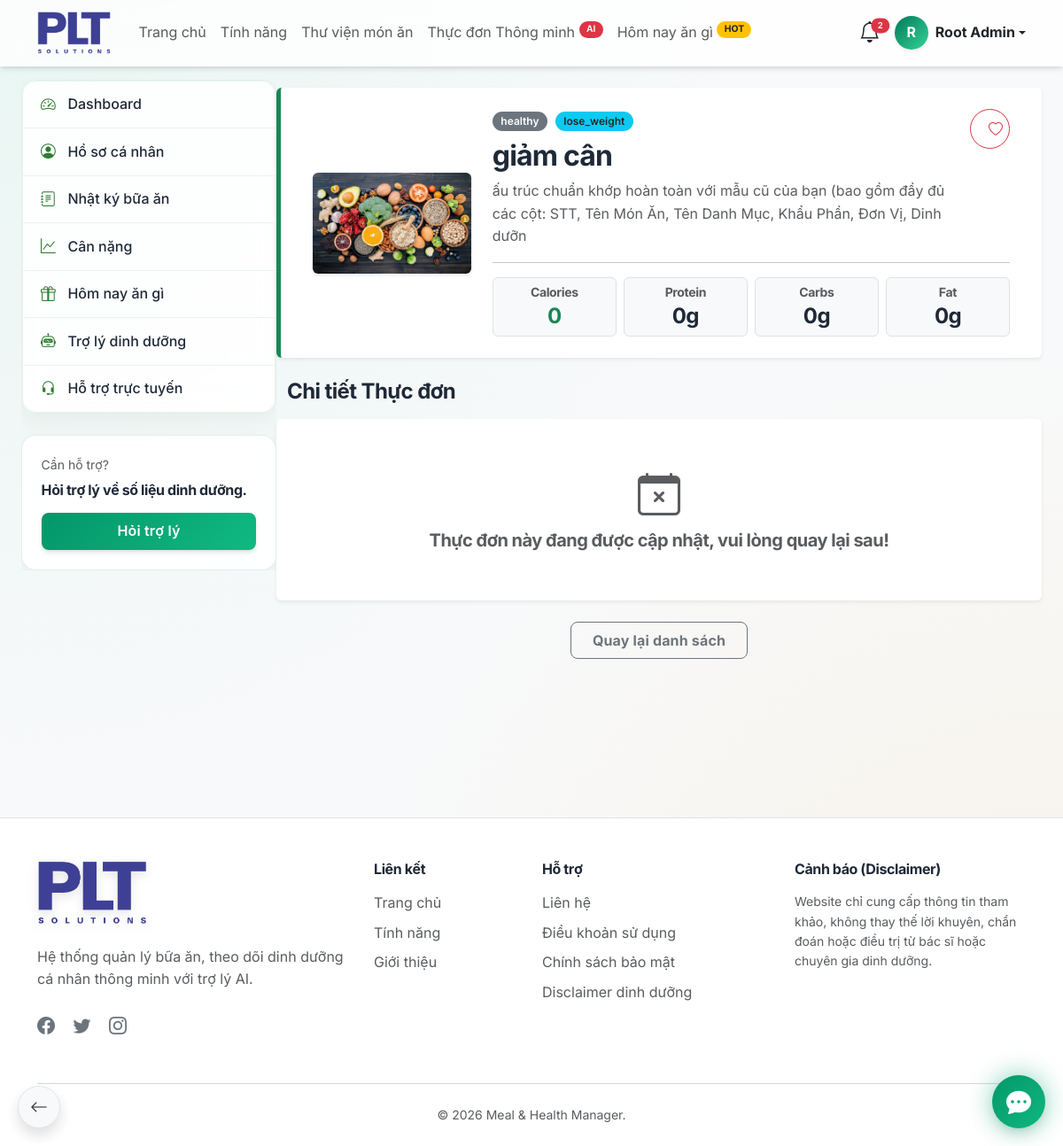
The app's page /user/meal-plan-view.php?id=3 (signed in) with its own data.
### tables this page shows
CREATE TABLE IF NOT EXISTS `meal_plans` (
  `id` bigint UNSIGNED NOT NULL AUTO_INCREMENT,
  `name` varchar(180) NOT NULL,
  `slug` varchar(200) NOT NULL,
  `description` text,
  `goal_type` enum('lose_weight','gain_weight','maintain_weight','gain_muscle') NOT NULL,
  `diet_type` varchar(255) DEFAULT 'normal',
  `total_calories` decimal(10,2) NOT NULL DEFAULT '0.00',
  `total_protein` decimal(10,2) NOT NULL DEFAULT '0.00',
  `total_carbs` decimal(10,2) NOT NULL DEFAULT '0.00',
  `total_fat` decimal(10,2) NOT NULL DEFAULT '0.00',
  `total_fiber` decimal(10,2) NOT NULL DEFAULT '0.00',
  `image` varchar(255) DEFAULT NULL,
  `is_premium` tinyint(1) NOT NULL DEFAULT '0',
  `status` enum('active','inactive') NOT NULL DEFAULT 'active',
  `created_by` bigint UNSIGNED DEFAULT NULL,
  `created_at` timestamp NOT NULL DEFAULT CURRENT_TIMESTAMP,
  `updated_at` timestamp NOT NULL DEFAULT CURRENT_TIMESTAMP ON UPDATE CURRENT_TIMESTAMP,
  PRIMARY KEY (`id`),
  UNIQUE KEY `slug` (`slug`),
  KEY `fk_meal_plans_created_by` (`created_by`),
  KEY `idx_meal_plans_goal` (`goal_type`),
  KEY `idx_meal_plans_status` (`status`),
  KEY `idx_meal_plans_premium` (`is_premium`)
);

### includes/functions.php (called while the page is built, shortened)
<?php
function meal_plan_image_url($image) {
    $fallback = BASE_URL . '/img/bg1.jpg';
    if (!is_string($image) || trim($image) === '') {
        return $fallback;
    }
    $image = str_replace('\\', '/', trim($image));
    $filename = basename($image);
    $relative = '/uploads/meal_plans/' . $filename;
    $full_path = dirname(__DIR__) . str_replace('/', DIRECTORY_SEPARATOR, $relative);
    return is_file($full_path) ? BASE_URL . $relative : $fallback;
}

### user/meal-plan-view.php (the view, shortened to what this page needs)
<?php
require_once __DIR__ . '/../includes/functions.php';
$database = new Database();
$conn = $database->getConnection();
$user_id = $_SESSION['user_id'];
$id = isset($_GET['id']) ? (int)$_GET['id'] : 0;
$stmt = $conn->prepare("SELECT * FROM meal_plans WHERE id = :id AND status = 'active'");
$stmt->execute([':id' => $id]);
$plan = $stmt->fetch(PDO::FETCH_ASSOC);
$stmtFav = $conn->prepare("SELECT 1 FROM favorite_meal_plans WHERE user_id = :uid AND meal_plan_id = :pid");
$stmtFav->execute([':uid' => $user_id, ':pid' => $id]);
$isFav = $stmtFav->fetchColumn() ? true : false;
$stmtMeals = $conn->prepare("SELECT * FROM meal_plan_meals WHERE meal_plan_id = :id ORDER BY FIELD(meal_type, 'breakfast', 'morning_snack', 'lunch', 'afternoon_snack', 'dinner', 'evening_snack'), id ASC");
$stmtMeals->execute([':id' => $id]);
$meals = $stmtMeals->fetchAll(PDO::FETCH_ASSOC);
require_once __DIR__ . '/../includes/header.php';
?>
<div class="container py-4">
    <div class="row align-items-center mb-4 bg-white rounded shadow-sm p-4 border-start border-success border-5">
        <div class="col-md-3 text-center mb-3 mb-md-0">
            <img src="<?php echo htmlspecialchars(meal_plan_image_url($plan['image']), ENT_QUOTES, 'UTF-8'); ?>" alt="<?php echo htmlspecialchars($plan['name']); ?>" class="img-fluid rounded shadow-sm" style="width: 100%; max-height: 200px; object-fit: cover;">
        </div>
        <div class="col-md-9">
            <div class="d-flex justify-content-between align-items-start">
                <div>
                    <div class="mb-2">
                        <span class="badge bg-secondary me-1"><?php echo htmlspecialchars($plan['diet_type']); ?></span>
                        <span class="badge bg-info text-dark me-1"><?php echo $plan['goal_type']; ?></span>
                    </div>
                    <h2 class="fw-bold mb-2"><?php echo htmlspecialchars($plan['name']); ?></h2>
                    <p class="text-muted mb-0"><?php echo nl2br(htmlspecialchars($plan['description'] ?: 'Thực đơn dinh dưỡng chuẩn bị sẵn cho bạn.')); ?></p>
                </div>
                <div>
                    <form method="POST" action="<?php echo BASE_URL; ?>/user/meal-plans.php">
                        <button type="submit" class="btn <?php echo $isFav ? 'btn-danger' : 'btn-outline-danger'; ?> rounded-circle" style="width: 45px; height: 45px;" title="<?php echo $isFav ? 'Bỏ yêu thích' : 'Yêu thích'; ?>">
                            <i class="bi <?php echo $isFav ? 'bi-heart-fill' : 'bi-heart'; ?>"></i>
                        </button>
                    </form>
                </div>
            </div>
            <hr>
            <div class="row text-center g-2">
                <div class="col-6 col-md-3">
                    <div class="bg-light rounded p-2 border">
                        <h6 class="mb-1 text-muted small">Calories</h6>
                        <h4 class="mb-0 fw-bold text-success"><?php echo round($plan['total_calories']); ?></h4>
                    </div>
                </div>
                <div class="col-6 col-md-3">
                    <div class="bg-light rounded p-2 border">
                        <h6 class="mb-1 text-muted small">Protein</h6>
                        <h4 class="mb-0 fw-bold"><?php echo round($plan['total_protein']); ?>g</h4>
                    </div>
                </div>
                <div class="col-6 col-md-3">
                    <div class="bg-light rounded p-2 border">
                        <h6 class="mb-1 text-muted small">Carbs</h6>
                        <h4 class="mb-0 fw-bold"><?php echo round($plan['total_carbs']); ?>g</h4>
                    </div>
                </div>
                <div class="col-6 col-md-3">
                    <div class="bg-light rounded p-2 border">
                        <h6 class="mb-1 text-muted small">Fat</h6>
                        <h4 class="mb-0 fw-bold"><?php echo round($plan['total_fat']); ?>g</h4>
                    </div>
                </div>
            </div>
        </div>
    </div>
    <h4 class="fw-bold mb-3">Chi tiết Thực đơn</h4>
    <div class="row">
        <?php if (empty($meals)): ?>
            <div class="col-12 text-center py-5 bg-white rounded shadow-sm">
                <i class="bi bi-calendar-x text-muted mb-3" style="font-size: 3rem;"></i>
                <h5 class="text-muted">Thực đơn này đang được cập nhật, vui lòng quay lại sau!</h5>
            </div>
        <?php endif; ?>
    </div>
    <div class="text-center mt-4">
        <a href="<?php echo BASE_URL; ?>/user/meal-plans.php" class="btn btn-outline-secondary px-4 fw-bold">Quay lại danh sách</a>
    </div>
</div>
<?php require_once __DIR__ . '/../includes/footer.php'; ?>

### assets/css/style.css (style rules this page uses)
:root { --primary-color: #059669; --primary-light: #34d399; --primary-dark: #047857; --primary-bg: #ecfdf5; --secondary-color: #f59e0b; --secondary-light: #fbbf24; --secondary-bg: #fffbeb; --text-color: #1f2937; --text-muted: #6b7280; --bg-color: #f3f4f6; --card-bg: #ffffff; --border-color: #e5e7eb; --gradient-primary: linear-gradient(135deg, #059669 0%, #10b981 100%); --gradient-health: linear-gradient(135deg, #047857 0%, #34d399 100%); --gradient-glow: linear-gradient(135deg, rgba(5, 150, 105, 0.4) 0%, rgba(16, 185, 129, 0) 100%); --gradient-dark: linear-gradient(135deg, #1f2937 0%, #111827 100%); --shadow-sm: 0 1px 2px 0 rgba(0, 0, 0, 0.05); --shadow-md: 0 4px 6px -1px rgba(0, 0, 0, 0.1), 0 2px 4px -1px rgba(0, 0, 0, 0.06); --shadow-lg: 0 10px 15px -3px rgba(0, 0, 0, 0.1), 0 4px 6px -2px rgba(0, 0, 0, 0.05); --shadow-glow: 0 0 20px rgba(5, 150, 105, 0.3); --radius-sm: 0.5rem; --radius-md: 1rem; --radius-lg: 1.5rem; --radius-xl: 2rem; --transition-fast: 0.15s cubic-bezier(0.4, 0, 0.2, 1); --transition-base: 0.3s cubic-bezier(0.4, 0, 0.2, 1); --transition-bounce: 0.5s cubic-bezier(0.34, 1.56, 0.64, 1); }
html { scroll-behavior: smooth; -webkit-overflow-scrolling: touch; }
body { font-family: 'Inter', -apple-system, BlinkMacSystemFont, "Segoe UI", Roboto, sans-serif; color: var(--text-color); background-color: var(--bg-color); background-image: radial-gradient(at 0% 0%, rgba(52, 211, 153, 0.08) 0px, transparent 50%), radial-gradient(at 100% 100%, rgba(245, 158, 11, 0.08) 0px, transparent 50%); background-attachment: scroll; line-height: 1.6; -webkit-font-smoothing: antialiased; }
h1, h2, h3, h4, h5, h6 { letter-spacing: -0.025em; font-weight: 700; }
.btn { border-radius: var(--radius-sm); font-weight: 600; padding: 0.5rem 1.25rem; transition: all var(--transition-base); letter-spacing: 0.01em; }
.badge { padding: 0.4em 0.8em; border-radius: 20px; font-weight: 600; }
@media (min-width: 992px) { body.user-area > main > .container, body.user-area > main > .container-fluid { width: 100%; max-width: none; margin-right: 24px; margin-left: 0; flex-grow: 1; } }
.btn-outline-primary, .btn-outline-success, .btn-outline-secondary, .btn-outline-info, .btn-outline-warning, .btn-outline-danger { transition: all 0.25s cubic-bezier(0.4, 0, 0.2, 1) !important; }

### records on screen
meal_plans: diet_type "healthy", goal_type "lose_weight", name "giảm cân", description "ấu trúc chuẩn khớp hoàn toàn với mẫu cũ của bạn (bao gồm đầy đủ các cột: STT, Tên Món Ăn, Tên Danh Mục, Khẩu Phần, Đơn Vị, Dinh dưỡn", total_calories "0", total_protein "0", total_carbs "0", total_fat "0"

### other values on screen
$total_bell_count "2"
substr($_SESSION['full_name'] ?? 'U', 0, 1) "R"
$_SESSION['full_name'] "Root Admin"
$sidebar_item['label'] "Dashboard"
$sidebar_item['label'] "Hồ sơ cá nhân"
$sidebar_item['label'] "Nhật ký bữa ăn"
$sidebar_item['label'] "Cân nặng"
$sidebar_item['label'] "Hôm nay ăn gì"
$sidebar_item['label'] "Trợ lý dinh dưỡng"
$sidebar_item['label'] "Hỗ trợ trực tuyến"
APP_NAME "Meal & Health Manager"
